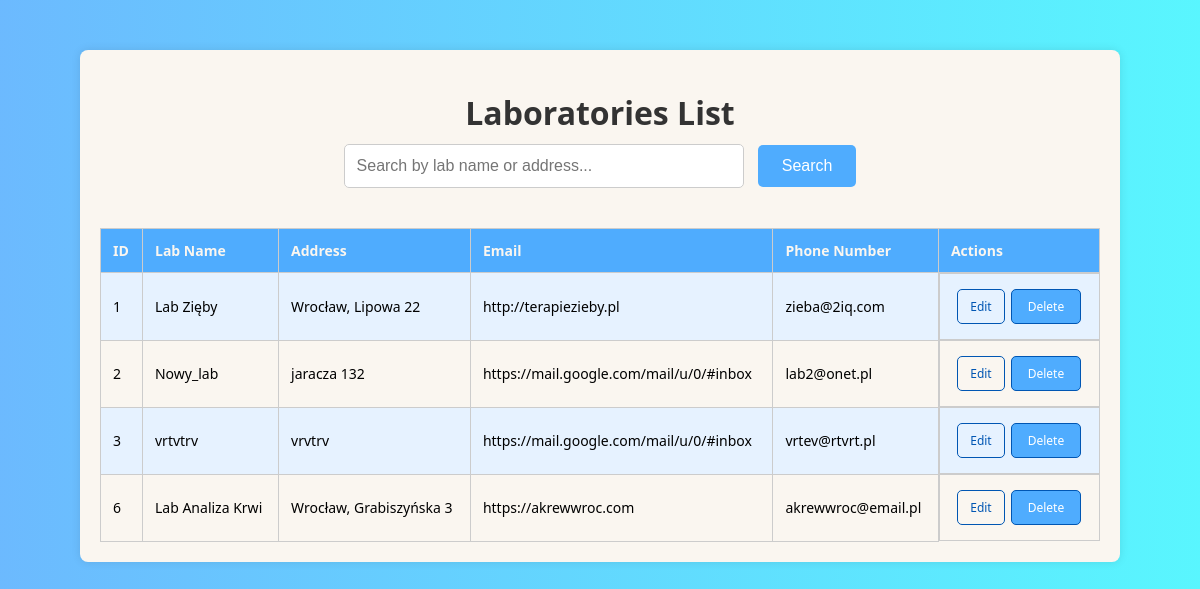
Page /laboratories/ on the committed database.
### projekty/models.py (models this page shows, shortened)
class Laboratories(models.Model):
    lab_name = models.CharField(max_length=30)
    adress = models.CharField(max_length=100)
    web_adress = models.URLField(max_length=100)
    mail = models.EmailField(max_length=40)

### projekty/views.py (the view)
# urls.py: path('laboratories/', views.laboratories_list, name='laboratory_list'),
def laboratories_list(request):
    laboratories = Laboratories.objects.all()
    query = request.GET.get('q')
    if query:
        laboratories = laboratories.filter(
            Q(lab_name__icontains=query) | Q(adress__icontains=query)
        )
    return render(request, 'laboratory_list.html', {'laboratories': laboratories, 'query': query})

### templates/laboratory_list.html (shortened to what this page needs)
<!DOCTYPE html>
<html lang="en">
<head>
</head>
<body>
    <div class="table-container">
        <h1>Laboratories List</h1>
        <form action="{% url 'laboratory_list' %}" method="get" class="form-container">
            <input type="text" name="q" value="{{ request.GET.q }}" placeholder="Search by lab name or address..." style="padding: 12px; font-size: 16px; width: 60%; max-width: 400px;">
            <button type="submit" style="padding: 12px 24px; font-size: 16px;">Search</button>
        </form>
        <div class="table-scroll">
            <table>
                <thead>
                    <tr>
                        <th>ID</th>
                        <th>Lab Name</th>
                        <th>Address</th>
                        <th>Email</th>
                        <th>Phone Number</th>
                        <th>Actions</th>
                    </tr>
                </thead>
                <tbody>
                    {% for laboratory in laboratories %}
                    <tr>
                        <td>{{ laboratory.id}}</td>
                        <td>{{ laboratory.lab_name }}</td>
                        <td>{{ laboratory.adress }}</td>
                        <td>{{ laboratory.web_adress }}</td>
                        <td>{{ laboratory.mail }}</td>
                        <td class="actions">
                            <a href="{% url 'upd_lab' laboratory.id %}">Edit</a>
                            <form action="{% url 'del_lab' laboratory.id %}" method="post" class="delete-form">
                                <button type="submit" onclick="return confirm('Are you sure you want to delete this record?')">Delete</button>
                            </form>
                        </td>
                    </tr>
                    {% empty %}
                    <tr>
                        <td colspan="5">No laboratories found</td>
                    </tr>
                    {% endfor %}
                </tbody>
            </table>
        </div>
    </div>
</body>
</html>

### templates/laboratory_list.html (style rules this page uses)
body { font-family: 'Segoe UI', Tahoma, Geneva, Verdana, sans-serif; background: linear-gradient(to right, #4facfed5 0%, #00f1fea6 100%); margin: 0; padding: 0; display: flex; flex-direction: column; align-items: center; min-height: 100vh; }
.table-container { background-color: #faf6f0; padding: 20px; border-radius: 8px; box-shadow: 0 0 10px rgba(0, 0, 0, 0.1); text-align: center; width: 90%; max-width: 1000px; overflow-x: auto; margin-top: 50px; }
h1 { color: #333; margin-bottom: 10px; }
form { margin-bottom: 20px; }
form input[type=text] { padding: 10px; font-size: 16px; border: 1px solid #ccc; border-radius: 5px; box-sizing: border-box; width: 50%; max-width: 300px; }
form button { padding: 10px 20px; font-size: 16px; background-color: #4facfe; color: #fff; border: none; border-radius: 5px; cursor: pointer; transition: background-color 0.3s ease; margin-left: 10px; }
.table-scroll { overflow-x: auto; max-height: 400px; margin-top: 10px; }
table { width: 100%; border-collapse: collapse; margin-top: 20px; }
th, td { border: 1px solid #ccc; padding: 12px; text-align: left; font-size: 14px; }
th { background-color: #4facfe; color: #faf6f0; }
tr:nth-child(even) { background-color: #faf6f0; }
tr:nth-child(odd) { background-color: #e6f2ff; }
.actions { display: flex; justify-content: center; align-items: center; }
.actions a, .actions button { margin: 3px; padding: 8px 12px; font-size: 12px; text-decoration: none; color: #0056b3; border: 1px solid #0056b3; border-radius: 5px; background-color: transparent; cursor: pointer; transition: background-color 0.3s, color 0.3s; font-family: 'Segoe UI', Tahoma, Geneva, Verdana, sans-serif; display: inline-block; }
.actions button { background-color: #4facfe; color: #fff; padding: 8px 16px; }
.delete-form { margin: 0; }

### rows in the picture
Laboratories: id "1", lab_name "Lab Zięby", adress "Wrocław, Lipowa 22", web_adress "http://terapiezieby.pl", mail "zieba@2iq.com"
Laboratories: id "2", lab_name "Nowy_lab", adress "jaracza 132", web_adress "https://mail.google.com/mail/u/0/#inbox", mail "lab2@onet.pl"
Laboratories: id "3", lab_name "vrtvtrv", adress "vrvtrv", web_adress "https://mail.google.com/mail/u/0/#inbox", mail "vrtev@rtvrt.pl"
Laboratories: id "6", lab_name "Lab Analiza Krwi", adress "Wrocław, Grabiszyńska 3", web_adress "https://akrewwroc.com", mail "akrewwroc@email.pl"
